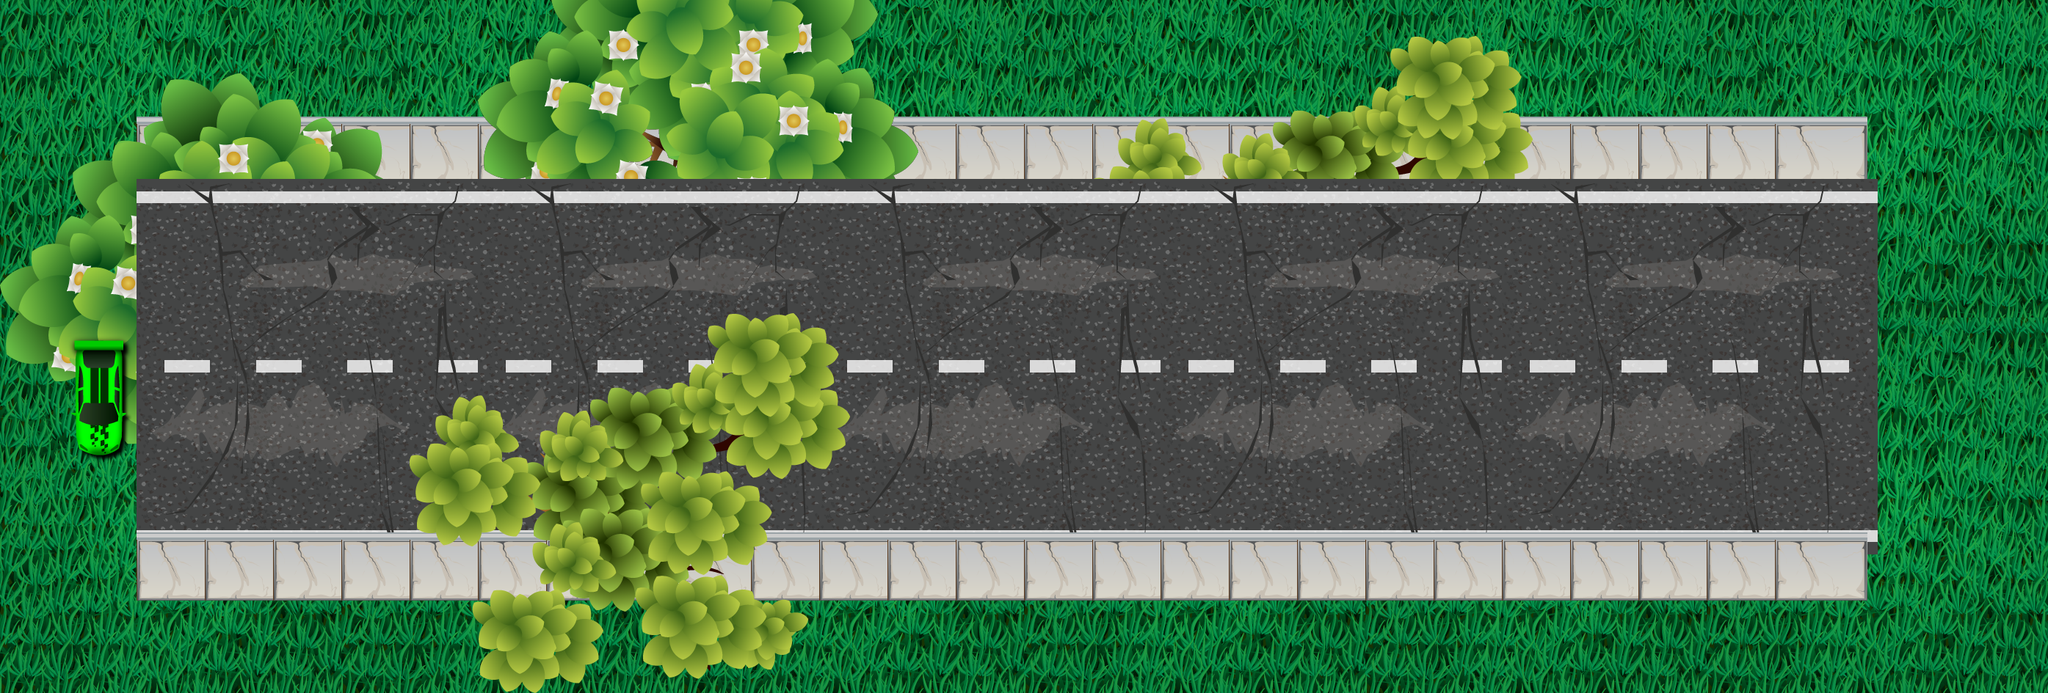

Below is a game level as drawn by its tile map, then a one-line description and the .tmx file that defines it, in full:
An orthogonal 30x15 tile map with 93x63 px tiles, 2 tile layers (Tile Layer 1, Tile Layer 2), 6 tilesets.

<map version="1.5" tiledversion="1.7.2" orientation="orthogonal" renderorder="right-down" width="30" height="15" tilewidth="93" tileheight="63" infinite="0" nextlayerid="3" nextobjectid="1">
 <tileset firstgid="1" source="../../Car Race1/meta1/Grass_Tile.tsx" />
 <tileset firstgid="2" source="../../Car Race1/meta1/Road_Main.tsx" />
 <tileset firstgid="3" source="Road_Side.tsx" />
 <tileset firstgid="4" source="Bush_02.tsx" />
 <tileset firstgid="5" source="Bush_01.tsx" />
 <tileset firstgid="6" source="green_car.tsx" />
 <layer id="1" name="Tile Layer 1" width="30" height="15">
  <data encoding="csv">
0,0,0,0,0,0,0,0,0,0,0,0,0,0,0,0,0,0,0,0,0,0,0,0,0,0,0,0,0,0,
0,0,0,0,0,0,0,0,0,0,0,0,0,0,0,0,0,0,0,0,0,0,0,0,0,0,0,0,0,0,
0,0,0,0,0,0,0,0,0,0,0,0,0,0,0,0,0,0,0,0,0,0,0,0,0,0,0,0,0,0,
0,0,0,0,0,0,0,0,0,0,0,0,0,0,0,0,0,0,0,0,0,0,0,0,0,0,0,0,0,0,
0,0,0,0,0,0,0,0,0,0,0,0,0,0,0,0,0,0,0,0,0,0,0,0,0,0,0,0,0,0,
0,0,0,0,0,0,0,0,0,0,0,0,0,0,0,0,0,0,0,0,0,0,0,0,0,0,0,0,0,0,
1,0,0,0,0,1,0,0,0,0,1,0,0,0,0,1,0,0,0,0,1,0,0,0,0,1,0,0,0,0,
0,0,0,0,0,0,0,0,0,0,0,0,0,0,0,0,0,0,0,0,0,0,0,0,0,0,0,0,0,0,
0,0,0,0,0,0,0,0,0,0,0,0,0,0,0,0,0,0,0,0,0,0,0,0,0,0,0,0,0,0,
0,0,0,0,0,0,0,0,0,0,0,0,0,0,0,0,0,0,0,0,0,0,0,0,0,0,0,0,0,0,
0,0,0,0,0,0,0,0,0,0,0,0,0,0,0,0,0,0,0,0,0,0,0,0,0,0,0,0,0,0,
0,0,0,0,0,0,0,0,0,0,0,0,0,0,0,0,0,0,0,0,0,0,0,0,0,0,0,0,0,0,
0,0,0,0,0,0,0,0,0,0,0,0,0,0,0,0,0,0,0,0,0,0,0,0,0,0,0,0,0,0,
0,0,0,0,0,0,0,0,0,0,0,0,0,0,0,0,0,0,0,0,0,0,0,0,0,0,0,0,0,0,
1,0,0,0,0,1,0,0,0,0,1,0,0,0,0,1,0,0,0,0,1,0,0,0,0,1,0,0,0,0
</data>
 </layer>
 <layer id="2" name="Tile Layer 2" width="30" height="15">
  <data encoding="csv">
0,0,0,0,0,0,0,0,0,0,0,0,0,0,0,0,0,0,0,0,0,0,0,0,0,0,0,0,0,0,
0,0,0,0,0,0,0,0,0,0,0,0,0,0,0,0,0,0,0,0,0,0,0,0,0,0,0,0,0,0,
0,0,0,0,0,0,0,0,0,0,0,0,0,0,0,0,0,0,0,0,0,0,0,0,0,0,0,0,0,0,
0,0,3,3,3,3,3,3,3,3,3,3,3,3,3,3,3,3,3,3,3,3,3,3,3,3,3,0,0,0,
0,0,3,0,0,0,0,0,0,0,0,0,0,0,0,0,0,0,0,0,0,0,0,0,0,0,0,0,0,0,
0,0,0,0,0,0,0,5,0,0,0,0,0,0,0,0,0,0,0,0,0,0,0,0,0,0,0,0,0,0,
0,0,0,0,0,0,0,0,0,0,0,0,0,0,0,0,0,0,0,0,0,0,0,0,0,0,0,0,0,0,
0,0,0,0,0,0,0,0,0,0,0,0,0,0,0,0,0,0,0,0,0,0,0,0,0,0,0,0,0,0,
0,0,0,0,0,0,0,0,0,0,0,0,0,0,0,0,4,0,0,0,0,0,0,0,0,0,0,0,0,0,
5,6,0,0,0,0,0,0,0,0,0,0,0,0,0,0,0,0,0,0,0,0,0,0,0,0,0,0,0,0,
0,0,0,0,0,0,0,0,0,0,0,0,0,0,0,0,0,0,0,0,0,0,0,0,0,0,0,0,0,0,
0,0,2,0,0,0,0,2,0,0,0,0,2,0,0,0,0,2,0,0,0,0,2,0,0,0,0,0,0,0,
0,0,3,3,3,3,3,3,3,3,3,3,3,3,3,3,3,3,3,3,3,3,3,3,3,3,3,0,0,0,
0,0,0,0,0,0,0,0,0,0,0,0,0,0,0,0,0,0,0,0,0,0,0,0,0,0,0,0,0,0,
0,0,0,0,0,0,4,0,0,0,0,0,0,0,0,0,0,0,0,0,0,0,0,0,0,0,0,0,0,0
</data>
 </layer>
</map>
